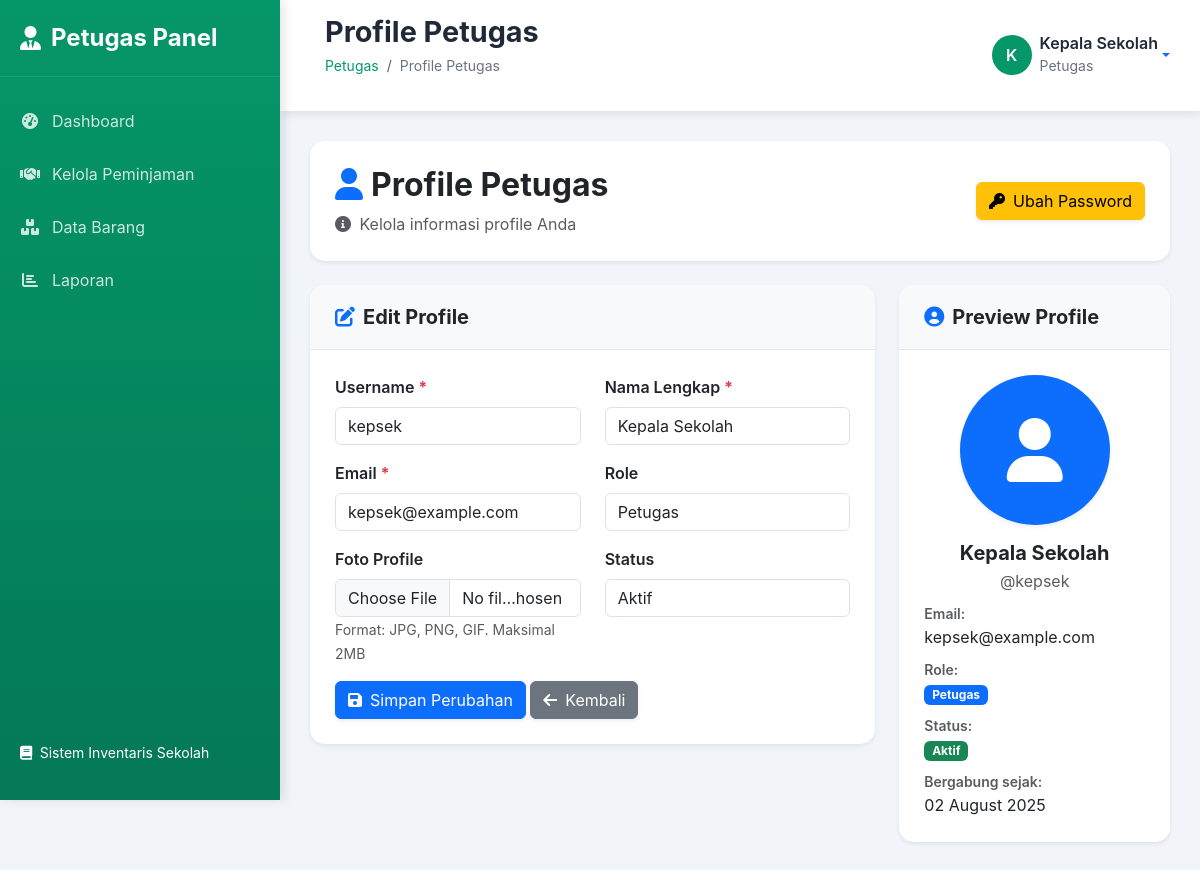
Screenshot of /petugas/profile.php (signed in) with the database file from the repository.
### tables this page shows
CREATE TABLE `users` (
  `id` int(11) NOT NULL,
  `username` varchar(50) NOT NULL,
  `password` varchar(255) NOT NULL,
  `nama_lengkap` varchar(100) NOT NULL,
  `email` varchar(100) DEFAULT NULL,
  `role` enum('admin','petugas','user') DEFAULT 'user',
  `status` enum('aktif','nonaktif') DEFAULT 'aktif',
  `foto` varchar(255) DEFAULT NULL,
  `created_at` timestamp NULL DEFAULT current_timestamp(),
  `updated_at` timestamp NULL DEFAULT current_timestamp() ON UPDATE current_timestamp()
);

### petugas/profile.php (the view, shortened to what this page needs)
<?php
require_once 'includes/header.php';
$user_id = $_SESSION['user_id'];
try {
    $pdo = new PDO("mysql:host=localhost;dbname=inventaris_sekolah", "root", "");
    $pdo->setAttribute(PDO::ATTR_ERRMODE, PDO::ERRMODE_EXCEPTION);
    $stmt = $pdo->prepare("SELECT * FROM users WHERE id = ?");
    $stmt->execute([$user_id]);
    $user = $stmt->fetch(PDO::FETCH_ASSOC);
} catch(Exception $e) {
    echo "<script>alert('Terjadi kesalahan sistem!'); window.location.href='dashboard.php';</script>";
    exit();
}
?>
<div class="row mb-4">
    <div class="col-12">
        <div class="card shadow-sm border-0">
            <div class="card-body">
                <div class="row align-items-center">
                    <div class="col-md-8">
                        <h2 class="mb-2 fw-bold">
                            <i class="fas fa-user me-2 text-primary"></i>Profile Petugas
                        </h2>
                        <p class="text-muted mb-0">
                            <i class="fas fa-info-circle me-1"></i>
                            Kelola informasi profile Anda
                        </p>
                    </div>
                    <div class="col-md-4 text-md-end">
                        <a href="change-password.php" class="btn btn-warning shadow-sm">
                            <i class="fas fa-key me-2"></i>Ubah Password
                        </a>
                    </div>
                </div>
            </div>
        </div>
    </div>
</div>
<div class="row">
    <div class="col-lg-8">
        <div class="card shadow-sm border-0">
            <div class="card-header bg-light">
                <h5 class="mb-0 fw-bold">
                    <i class="fas fa-edit me-2 text-primary"></i>Edit Profile
                </h5>
            </div>
            <div class="card-body">
                <form method="POST" enctype="multipart/form-data">
                    <div class="row">
                        <div class="col-md-6 mb-3">
                            <label for="username" class="form-label fw-semibold">Username <span class="text-danger">*</span></label>
                            <input type="text" class="form-control" id="username" name="username"
                                   value="<?= htmlspecialchars($user['username']) ?>" required>
                        </div>
                        <div class="col-md-6 mb-3">
                            <label for="nama_lengkap" class="form-label fw-semibold">Nama Lengkap <span class="text-danger">*</span></label>
                            <input type="text" class="form-control" id="nama_lengkap" name="nama_lengkap"
                                   value="<?= htmlspecialchars($user['nama_lengkap']) ?>" required>
                        </div>
                        <div class="col-md-6 mb-3">
                            <label for="email" class="form-label fw-semibold">Email <span class="text-danger">*</span></label>
                            <input type="email" class="form-control" id="email" name="email"
                                   value="<?= htmlspecialchars($user['email']) ?>" required>
                        </div>
                        <div class="col-md-6 mb-3">
                            <label for="role" class="form-label fw-semibold">Role</label>
                            <input type="text" class="form-control" id="role"
                                   value="<?= ucfirst($user['role']) ?>" readonly>
                        </div>
                        <div class="col-md-6 mb-3">
                            <label for="foto" class="form-label fw-semibold">Foto Profile</label>
                            <input type="file" class="form-control" id="foto" name="foto" accept="image/*">
                            <small class="text-muted">Format: JPG, PNG, GIF. Maksimal 2MB</small>
                        </div>
                        <div class="col-md-6 mb-3">
                            <label for="status" class="form-label fw-semibold">Status</label>
                            <input type="text" class="form-control" id="status"
                                   value="<?= ucfirst($user['status']) ?>" readonly>
                        </div>
                    </div>
                    <div class="row">
                        <div class="col-12">
                            <button type="submit" class="btn btn-primary shadow-sm">
                                <i class="fas fa-save me-2"></i>Simpan Perubahan
                            </button>
                            <a href="dashboard.php" class="btn btn-secondary shadow-sm">
                                <i class="fas fa-arrow-left me-2"></i>Kembali
                            </a>
                        </div>
                    </div>
                </form>
            </div>
        </div>
    </div>
    <div class="col-lg-4">
        <div class="card shadow-sm border-0">
            <div class="card-header bg-light">
                <h5 class="mb-0 fw-bold">
                    <i class="fas fa-user-circle me-2 text-primary"></i>Preview Profile
                </h5>
            </div>
            <div class="card-body text-center">
                <div class="mb-3">
                    <?php if ($user['foto']): ?>
                        <img src="../uploads/<?= htmlspecialchars($user['foto']) ?>"
                             alt="Profile Photo" class="rounded-circle shadow-sm"
                             style="width: 150px; height: 150px; object-fit: cover;">
                    <?php else: ?>
                        <div class="bg-primary rounded-circle d-flex align-items-center justify-content-center mx-auto shadow-sm"
                             style="width: 150px; height: 150px;">
                            <i class="fas fa-user fa-4x text-white"></i>
                        </div>
                    <?php endif; ?>
                </div>
                <h5 class="mb-1 fw-bold"><?= htmlspecialchars($user['nama_lengkap']) ?></h5>
                <p class="text-muted mb-2">@<?= htmlspecialchars($user['username']) ?></p>
                <div class="row text-start">
                    <div class="col-12 mb-2">
                        <small class="text-muted fw-semibold">Email:</small><br>
                        <span><?= htmlspecialchars($user['email']) ?></span>
                    </div>
                    <div class="col-12 mb-2">
                        <small class="text-muted fw-semibold">Role:</small><br>
                        <span class="badge bg-primary"><?= ucfirst($user['role']) ?></span>
                    </div>
                    <div class="col-12 mb-2">
                        <small class="text-muted fw-semibold">Status:</small><br>
                        <span class="badge bg-<?= $user['status'] == 'aktif' ? 'success' : 'danger' ?>">
                            <?= ucfirst($user['status']) ?>
                        </span>
                    </div>
                    <div class="col-12">
                        <small class="text-muted fw-semibold">Bergabung sejak:</small><br>
                        <span><?= date('d F Y', strtotime($user['created_at'])) ?></span>
                    </div>
                </div>
            </div>
        </div>
    </div>
</div>
<?php require_once 'includes/footer.php'; ?>

### petugas/includes/header.php (style rules this page uses)
:root { --primary-color: #059669; --primary-dark: #047857; --secondary-color: #10b981; --success-color: #059669; --warning-color: #f59e0b; --danger-color: #ef4444; --dark-color: #1f2937; --light-color: #f8fafc; --gray-color: #6b7280; --sidebar-width: 280px; --header-height: 70px; }
* { margin: 0; padding: 0; box-sizing: border-box; }
body { font-family: 'Inter', -apple-system, BlinkMacSystemFont, 'Segoe UI', Roboto, sans-serif; background: #f1f5f9; overflow-x: hidden; }
.card { border: none; border-radius: 15px; box-shadow: 0 5px 20px rgba(0, 0, 0, 0.08); transition: all 0.3s ease; }
.card-header { background: white; border-bottom: 1px solid #e5e7eb; border-radius: 15px 15px 0 0 !important; padding: 20px 25px; }
.card-body { padding: 25px; }

### rows the page displays
users: username "kepsek", nama_lengkap "Kepala Sekolah", email "kepsek@example.com", role "Petugas", status "Aktif", created_at "02 August 2025"

### other values shown
$page_title "Profile Petugas"
substr($user_name, 0, 1) "K"
$user_name "Kepala Sekolah"
$user_role "Petugas"
